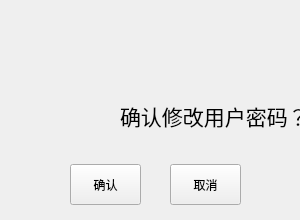
  <widget class="QWidget" name="widget_warn_user_pw" native="true">
   <property name="geometry">
    <rect>
     <x>380</x>
     <y>170</y>
     <width>300</width>
     <height>220</height>
    </rect>
   </property>
   <property name="styleSheet">
    <string notr="true">#widget_warn_user_pw
{
	background-image: url(:/picture/warnbackground.png);
}</string>
   </property>
   <widget class="QToolButton" name="toolButton_warn_userpw_enter">
    <property name="geometry">
     <rect>
      <x>70</x>
      <y>164</y>
      <width>71</width>
      <height>41</height>
     </rect>
    </property>
    <property name="text">
     <string>确认</string>
    </property>
   </widget>
   <widget class="QToolButton" name="toolButton_warn_userpw_cancel">
    <property name="geometry">
     <rect>
      <x>170</x>
      <y>164</y>
      <width>71</width>
      <height>41</height>
     </rect>
    </property>
    <property name="text">
     <string>取消</string>
    </property>
   </widget>
   <widget class="QLabel" name="label_31">
    <property name="geometry">
     <rect>
      <x>20</x>
      <y>70</y>
      <width>81</width>
      <height>81</height>
     </rect>
    </property>
    <property name="styleSheet">
     <string notr="true">border-image: url(:/picture/jinggao.png);</string>
    </property>
    <property name="text">
     <string/>
    </property>
   </widget>
   <widget class="QLabel" name="label_32">
    <property name="geometry">
     <rect>
      <x>120</x>
      <y>95</y>
      <width>191</width>
      <height>41</height>
     </rect>
    </property>
    <property name="font">
     <font>
      <pointsize>16</pointsize>
     </font>
    </property>
    <property name="text">
     <string>确认修改用户密码？</string>
    </property>
   </widget>
  </widget>
